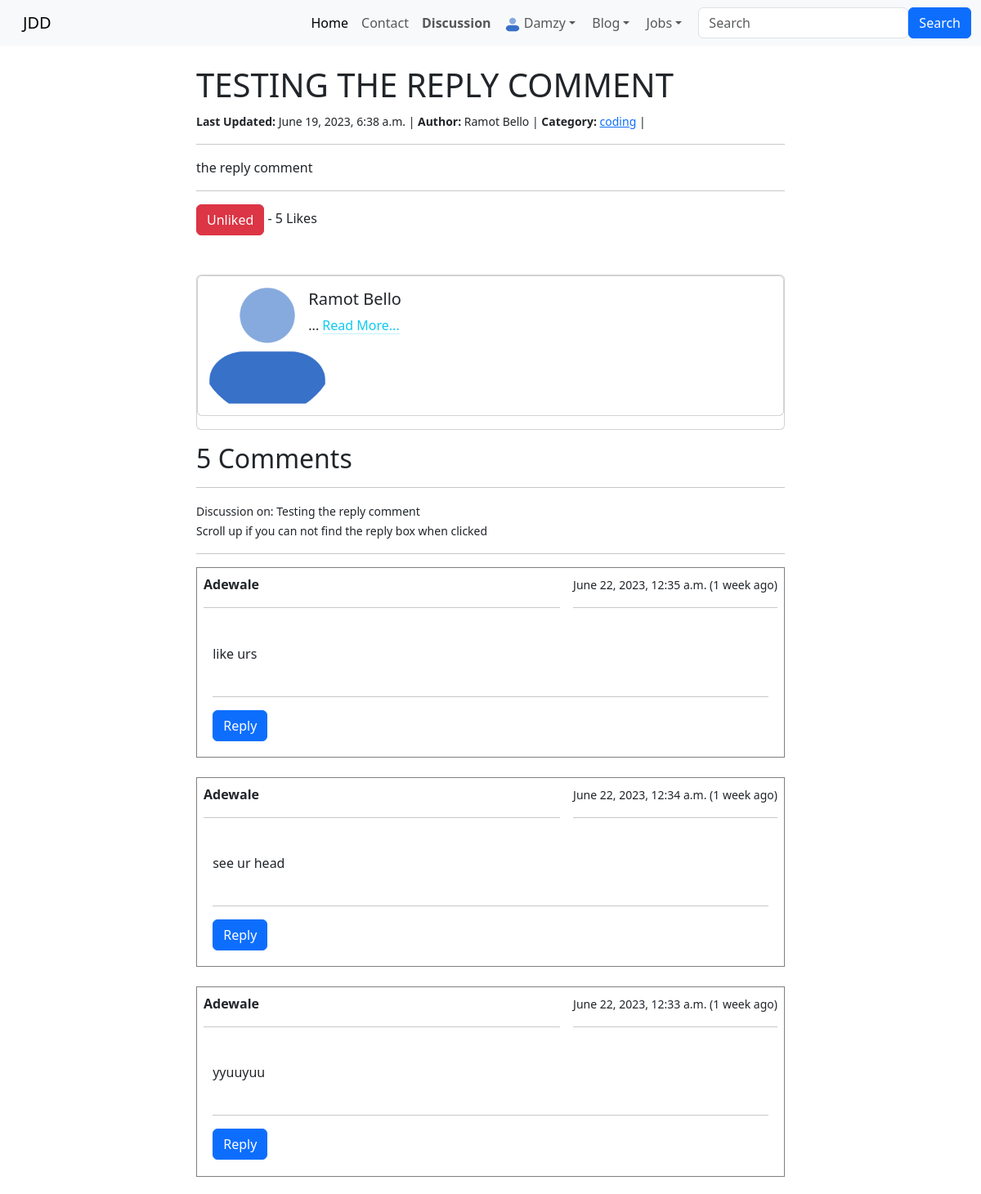
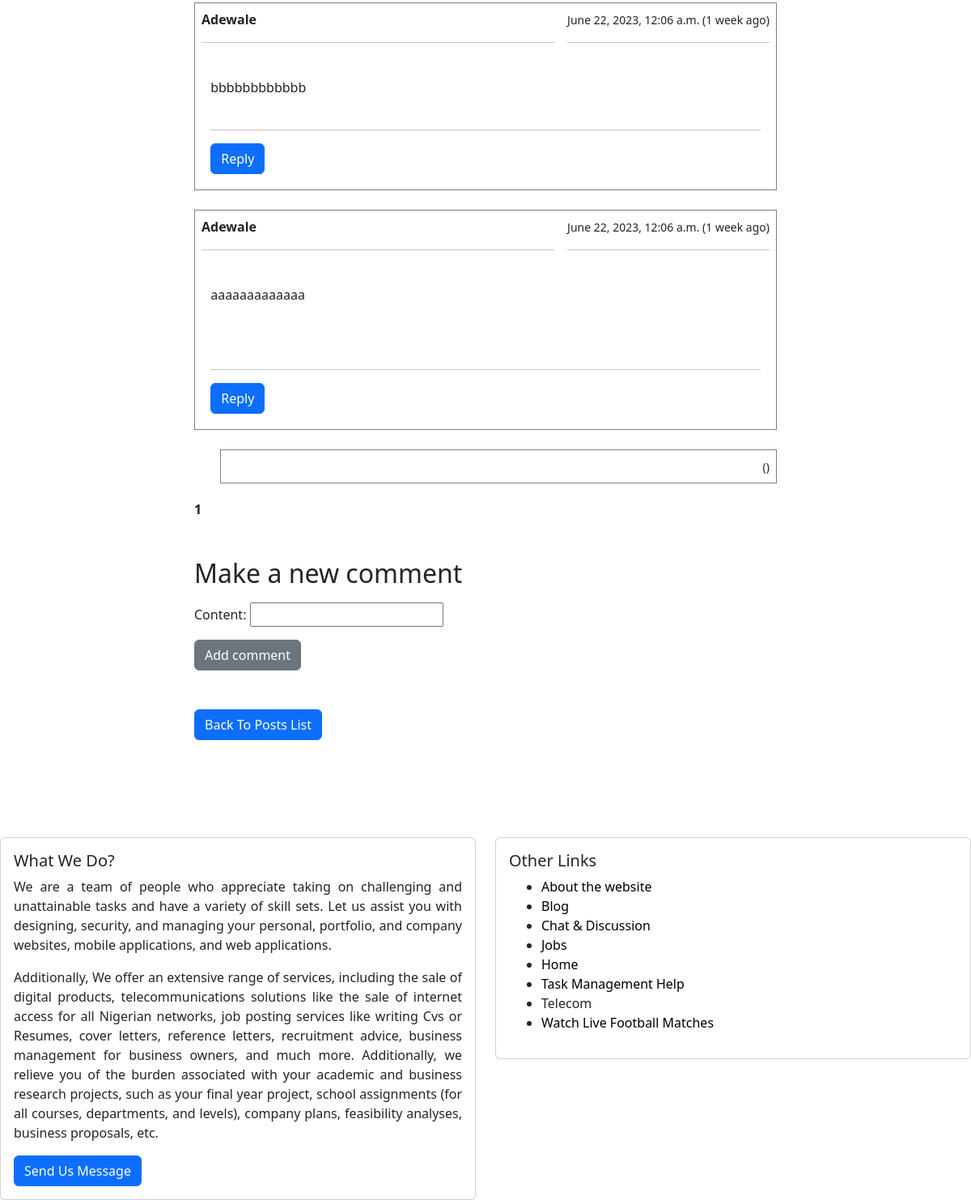
/blog/62/ (signed in), run on the app's committed database (2 pictures, top to bottom).
### index/models.py (models this page shows, shortened)
class BlogPost(models.Model):
    author = models.ForeignKey(User, on_delete=models.CASCADE)
    title = models.CharField(max_length=255, unique=True)
    date = models.DateTimeField(auto_now_add=True)
    category = models.CharField(max_length=150, default='uncategorized')
    content = RichTextField(blank=True, null=True, unique=True)
    headline = models.TextField(max_length=255)
    likes = models.ManyToManyField(User, related_name='blog_posts')
    def total_likes(self):
        return self.likes.count()

class Comment(MPTTModel):
    user = models.ForeignKey(User, on_delete=models.CASCADE)
    post = models.ForeignKey(BlogPost, on_delete=models.CASCADE, related_name='comments')
    content = RichTextField(blank=True, null=True)
    date = models.DateTimeField(auto_now_add=True)
    status = models.BooleanField(default=True)
    parent = TreeForeignKey('self', on_delete=models.CASCADE, null=True, blank=True, related_name='replies')
    class MPTTMeta:
        order_insertion_by = ['date']
    class Meta:
        ordering = ('date', )

### index/views.py (the view)
# urls.py: path('blog/<int:pk>/', BlogDetailsView.as_view(), name='blog_details'),
class BlogDetailsView(DetailView):
    model = models.BlogPost
    template_name = 'home/blog_details.html'
    paginate_by = 5  # Number of comments per page
    context_object_name = 'post'
    def get_context_data(self, **kwargs):
        context = super().get_context_data(**kwargs)
        post = self.get_object()
        comments = post.comments.filter(status=True).order_by('-date')
        paginator = Paginator(comments, self.paginate_by)
        page_number = self.request.GET.get('page')
        try:
            page_obj = paginator.page(page_number)
        except PageNotAnInteger:
            page_obj = paginator.page(1)
        except EmptyPage:
            page_obj = paginator.page(paginator.num_pages)
        total_comments = comments.count()  # Get the total number of comments
        context['comments'] = page_obj
        context['comment_form'] = NewCommentForm()
        context['total_likes'] = post.total_likes()
        context['liked'] = post.likes.filter(id=self.request.user.id).exists()
        context['total_comments'] = total_comments  # Add total_comments to the context
        return context

### account/forms.py
class NewCommentForm(forms.ModelForm):
    content = forms.CharField(widget=CKEditorWidget())
    parent = TreeNodeChoiceField(queryset=Comment.objects.all())
    def __init__(self, *args, **kwargs):
        super().__init__(*args, **kwargs)
        self.fields['parent'].required = False
        self.fields['parent'].label = ''
        self.fields['parent'].widget.attrs.update({'class': 'd-none'})
    class Meta:
        model = Comment
        fields = ('parent', 'content')

### index/templates/home/blog_details.html (shortened to what this page needs)
{% extends 'home/base.html' %}
{% load static %}
{% load humanize %}
{% load mptt_tags %}
{% block body %}
<div class="container">
    <div class="row justify-content-center">
        <div class="col-lg-8">
            <div class="post-container">
                <div class="post-title">
                    <h1>{{ object.title | upper }}</h1>
                    {% if user.is_authenticated %}
                    <small>
                        <b>Last Updated:</b> {{ object.date }} | <b>Author:</b> {{ object.author.first_name }}
                        {{ object.author.last_name }} |
                        <b>Category:</b> <a href="{% url 'index:category_list' object.category %}">{{ object.category }}</a> |
                    </small> <hr>
                    <p>
                        {{ object.content | safe }}
                    </p>
                    <hr>
                    <form action="{% url 'index:like_post' object.pk %}" method="post">
                        {% if liked %}
                        <button type="submit" class="btn btn-danger" name="post_id" value="{{ object.id }}">Unliked
                        </button> - {{ total_likes }} Likes
                        {% else %}
                        <button type="submit" class="btn btn-success" name="post_id" value="{{ object.id }}">Likes -
                            {{ total_likes }}</button>
                        {% endif %}
                    </form>
                    {% endif %}
                </div>
<br><br>
  <div class="card mb-3" >
    <div class="card mb-3"  >
         <div class="row g-0">
            <div class="col-md-2">
                {% if object.author.profile.profile_pic %}
                    <img src="{{ object.author.profile.profile_pic.url }}" class="rounded-circle" alt="Author profile image" width="120" height="120">
                {% else %}
                    <img src="{% static 'images/profile_user_icon.png' %}" class="rounded-circle" alt="Default profile image" width="170" height="170">
                {% endif %}
            </div>
         <div class="col-md-10">
         <div class="card-body">
              <h5 class="card-title">{{object.author.first_name|safe}} {{object.author.last_name|safe}}</h5>
              <p class="card-text">
                {% if object.author.profile and object.author.profile.id %}
                   ... <a href="{% url 'account:user_profile' object.author.profile.id %}" class="link-info link-offset-2 link-underline-opacity-25 link-underline-opacity-100-hover">
                       Read More...
                   </a>
                {% endif %}
              </p>
         </div>
         </div>
         </div>
    </div>
  </div>
                <div>
                    <h2>{{ total_comments }} Comment{{ total_comments|pluralize }}</h2> <hr>
                        <small>Discussion on: {{ object.title }}</small> <br>
                        <small>Scroll up if you can not find the reply box when clicked</small><hr>
                    <div>
                        {% for comment in comments %}
                            <div id="{{ comment.id }}">
                                <div style="border: 1px solid gray">
                                    <div class="d-flex">
                                        <div class="p-2 flex-grow-1"><b>{{ comment.user }}</b> <hr></div>
                                        <div class="p-2"><small>{{ comment.date }} ({{ comment.date|naturaltime }})</small> <hr></div>
                                    </div>
                                    <div style="padding: 1.2rem;">
                                        {{ comment.content | safe }}
                                        {% if comment.level < 3 %} <br><br>
                                        {% if user.is_authenticated %}
                                        <hr>
                                            <button type="button" class="btn btn-primary" onclick="myFunction('{{ comment.id }}')">Reply</button>
                                        {% endif %}
                                        {% endif %}
                                    </div>
                                </div>
                <br>
                                <div>
                                    {% if not comment.is_leaf_node %}
                                        <div class="children-comment">
                                            {% recursetree comment.get_children %}
                                                <div id="{{ node.id }}">
                                                    <div style="border: 1px solid gray">
                                                        <div class="d-flex">
                                                            <div class="p-2 flex-grow-1"><b>{{ node.user }}</b></div>
                                                            <div class="p-2"><small>{{ node.date }} ({{ node.date|naturaltime }})</small></div>
                                                        </div>
                                                    </div>
                                                </div>
                                            {% endrecursetree %}
                                        </div>
                                    {% endif %}
                                </div>
                            </div>
                        {% endfor %}
                    </div>
                    <div class="pagination">
                        {% for page_num in comments.paginator.page_range %}
                            {% if page_num == comments.number %}
                                <span class="pagination-number current-page">{{ page_num }}</span>
                            {% else %}
                                <a href="?page={{ page_num }}" class="pagination-link">{{ page_num }}</a>
                            {% endif %}
                        {% endfor %}
                    </div>
                    <br><br>
                    <div>
                        {% if user.is_authenticated %}
                        <h2>Make a new comment</h2>
                        <form id="myForm" method="POST" action="{% url 'index:add_comment' object.id %}">
                            {{ comment_form.as_p }}
                            <button type="submit" class="btn btn-secondary">Add comment</button>
                        </form>
                        {% endif %}
                    </div>
                </div>
                <br><br>
                <a href="{% url 'index:blog_list' %}" class="btn btn-primary">Back To Posts List</a><br><br>
            </div>
        </div>
    </div>
</div>
{% endblock %}

### index/templates/home/base.html (shortened to what this page needs)
{% load static %}
{% load humanize %}
<!doctype html>
<html lang="en" >
  <head>
    <link rel="stylesheet" href="https://cdn.jsdelivr.net/npm/bootstrap@5.3.0-alpha3/dist/css/bootstrap.rtl.min.css">
    {% load static %}
  </head>
  <header>
    <nav class="navbar navbar-expand-lg bg-body-tertiary">
      <div class="container-fluid">
        <a class="navbar-brand" href="{% url 'index:home' %}">JDD</a>
        <div class="collapse navbar-collapse" id="navbarSupportedContent">
          <ul class="navbar-nav me-auto mb-2 mb-lg-0">
            <li class="nav-item">
            <a class="nav-link active" aria-current="page" href="{% url 'index:home' %}">Home</a>
            </li>
            <li class="nav-item">
              <a class="nav-link" href="{% url 'contact:contact' %}">Contact</a>
            </li>
            <li class="nav-item">
              <a class="nav-link" href="{% url 'discussion:discuss_list' %}"><b>Discussion</b> </a>
            </li>
            {% if user.is_authenticated %}
                  <li class="nav-item dropdown">
                    <a class="nav-link dropdown-toggle" href="" role="button"
                    data-bs-toggle="dropdown" aria-expanded="false">
                    {% if user.profile.profile_pic %}
                    <img src="{{ user.profile.profile_pic.url }}" class="rounded-circle" alt="Author profile image" width="30" height="30"> {{ user }}
                    {% else %}
                        <img src="{% static 'images/profile_user_icon.png' %}" class="rounded-circle" alt="Default profile image" width="20" height="20"> {{user}}
                    {% endif %}
                    </a>
                  </li>
                   <li class="nav-item dropdown">
                    <a class="nav-link dropdown-toggle" href="{% url 'index:blog_list' %}" role="button"
                    data-bs-toggle="dropdown" aria-expanded="false">
                    Blog
                    </a>
                  </li>
                  <li class="nav-item dropdown">
                    <a class="nav-link dropdown-toggle" href="{% url 'index:blog_list' %}" role="button"
                    data-bs-toggle="dropdown" aria-expanded="false">
                     Jobs
                    </a>
                  </li>
            {% endif %}
          </ul>
          {% include 'home/search.html' %}
        </div>
      </div>
    </nav>
  </header>
  <body>
    <div class="container"> <br>
        {% block body %} {% endblock %}
      </div>
  </body>
  <footer>
<br><br><br><br>
    <div class="row">
      <div class="col-sm-6 mb-3 mb-sm-0">
        <div class="card">
          <div class="card-body">
            <h5 class="card-title">What We Do?</h5>
            <p class="card-text" style="text-align: justify;">
              We are a team of people who appreciate taking on challenging and unattainable tasks and have a variety of skill sets.
              Let us assist you with designing, security, and managing your personal, portfolio, and company websites,
              mobile applications, and web applications.
            </p>
            <p style="text-align: justify;">
               Additionally, We offer an extensive range of services, including the sale of digital products, telecommunications solutions
              like the sale of internet access for all Nigerian networks, job posting services like writing Cvs or Resumes,
              cover letters, reference letters, recruitment advice, business management for business owners, and much more.
              Additionally, we relieve you of the burden associated with your academic and business research projects, such
              as your final year project, school assignments (for all courses, departments, and levels), company plans,
              feasibility analyses, business proposals, etc.
            </p>
            <a href="{% url 'contact:contact' %}" class="btn btn-primary">Send Us Message</a>
          </div>
        </div>
      </div>
      <div class="col-sm-6">
        <div class="card">
          <div class="card-body">
            <h5 class="card-title">Other Links</h5>
            <ul>
              <li><a href="#" class="footer-link">About the website</a></li>
              <li><a href="{% url 'index:blog_list' %}" class="footer-link">Blog</a></li>
              <li><a href="{% url 'discussion:discuss_list' %}" class="footer-link">Chat & Discussion</a></li>
              <li><a href="{% url 'jobs:job_list' %}" class="footer-link">Jobs</a></li>
              <li><a href="{% url 'index:home' %}" class="footer-link">Home</a></li>
              <li><a href="{% url 'tasks:tasks_list' %}" class="footer-link">Task Management Help</a></li>
              <li class="nav-item">
                <a class="nav-link" href="{% url 'index:telecom' %}">Telecom</a>
              </li>
              <li><a href="https://afr.808scoretv.com/" class="footer-link">Watch Live Football Matches</a></li>
            </ul>
          </div>
        </div>
      </div>
    </div>
  </footer>
</html>

### index/templates/home/blog_details.html (style rules this page uses)
.post-title { margin: auto; text-align: justify; max-width: 55rem; width: 100%; }
.children-comment { margin-left: 2rem; }
.pagination { margin-top: 20px; text-align: center; }
.current-page { font-weight: bold; }

### index/templates/home/base.html (style rules this page uses)
.footer-link { text-decoration: none; color: black; }

### data on the page
BlogPost: title "TESTING THE REPLY COMMENT", date "June 19, 2023, 6:38 a.m.", author.first_name "Ramot", author.last_name "Bello", category "coding", content "the reply comment", title "Testing the reply comment"
Comment: user "Adewale", date "June 22, 2023, 12:35 a.m.", date "1 week ago", content "like urs"
Comment: user "Adewale", date "June 22, 2023, 12:34 a.m.", date "1 week ago", content "see ur head"
Comment: user "Adewale", date "June 22, 2023, 12:33 a.m.", date "1 week ago", content "yyuuyuu"
Comment: user "Adewale", date "June 22, 2023, 12:06 a.m.", date "1 week ago", content "bbbbbbbbbbbb"
Comment: user "Adewale", date "June 22, 2023, 12:06 a.m.", date "1 week ago", content "aaaaaaaaaaaaa"

### other printed values
{{ user }} "Damzy"
{{ total_likes }} "5"
{{ total_comments }} "5"
{{ page_num }} "1"
